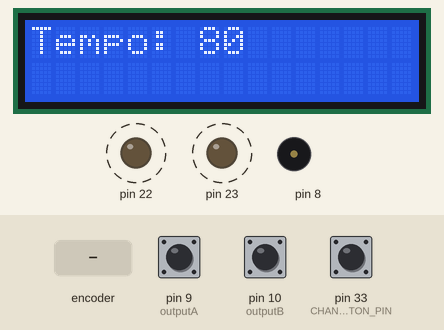
A sketch run on a simulated Arduino Mega 2560, built with avr-gcc and run on an emulated ATmega2560. Shown: 16×2 character LCD, output pins drawn as LEDs (lit = HIGH), buzzer (waves = sounding). Dashed ring = blinking. The inputs (shaded band) are chosen by the test bench; at power-on: pin 33 (CHANNEL_ONE_BUTTON_PIN) HIGH, pin 9 (outputA) HIGH, pin 10 (outputB) HIGH.

Above: at 1.2 s.
1.3 s: pin 33 (CHANNEL_ONE_BUTTON_PIN) pulled LOW for 0.15 s
At 1.47 s:
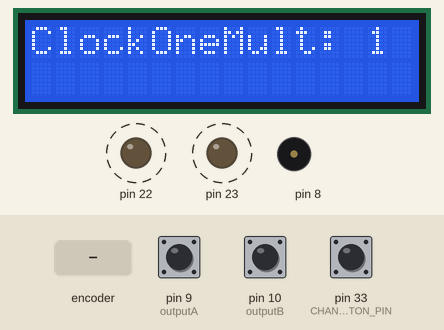
2.0 s: rotary encoder on pin 9 (outputA) / pin 10 (outputB) turned 1 step (first pin leading)
At 2.43 s:
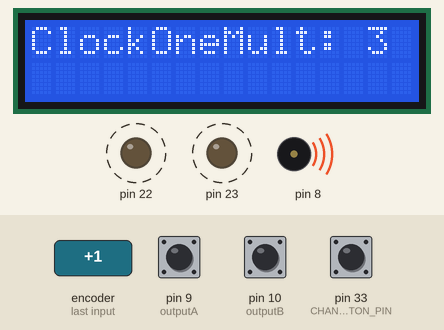
5.2 s: pin 33 (CHANNEL_ONE_BUTTON_PIN) pulled LOW for 1 s
At 5.77 s:
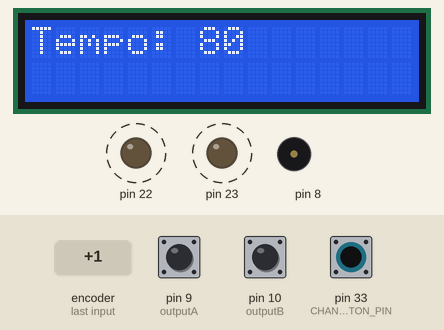
6.8 s: rotary encoder on pin 9 (outputA) / pin 10 (outputB) turned 1 step (first pin leading)
At 8.37 s:
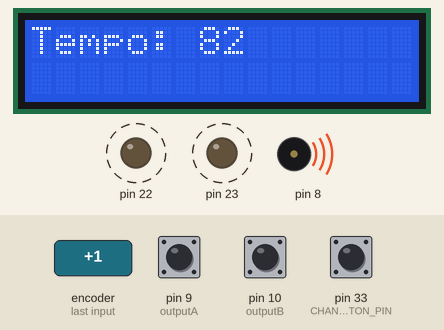
8.5 s: pin 33 (CHANNEL_ONE_BUTTON_PIN) pulsed LOW 5 times (0.12 s each, 0.3 s apart)
At 10.16 s:
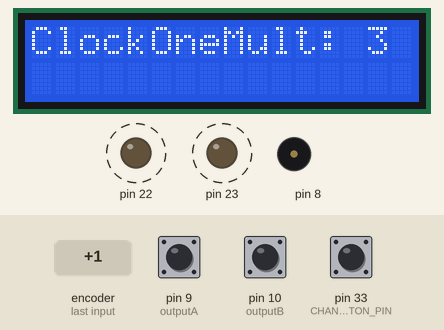
Timing chart, 0 to 12.5 s (numbered marks = the images above; inputs shaded):
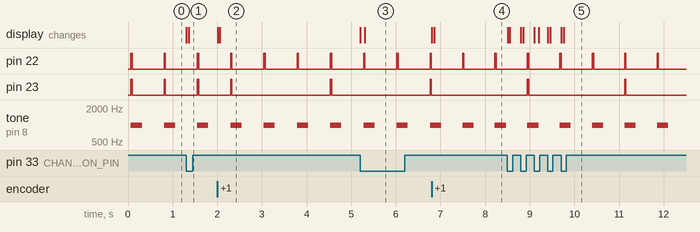

The sketch:

Metronome.ino
```cpp
#include "Arduino.h"
#include "uClock.h"
#include <LiquidCrystal.h>

//State Machine
const int MASTER_STATE = 0;
const int CHANNEL_ONE_STATE = 1;
const int CHANNEL_TWO_STATE = 2;
const int CHANNEL_THREE_STATE = 3;
const int CHANNEL_FOUR_STATE = 4;
const int CHANNEL_FIVE_STATE = 5;
const int CHANNEL_SIX_STATE = 6;

int currentState;

//State Change Detections
const int CHANNEL_ONE_BUTTON_PIN = 33;
int channelOneButtonState = 0;
int lastChannelOneButtonState = 0;


//LCD Display
const int rs = 12, en = 11, d4 = 5, d5 = 4, d6 = 3, d7 = 2;
LiquidCrystal lcd(rs, en, d4, d5, d6, d7);

//Rotary Encoder
#define outputA 9
#define outputB 10
int counter = 0;
int aState;
int aLastState;

// MIDI clock, start and stop byte definitions - based on MIDI 1.0 Standards.
#define MIDI_CLOCK 0xF8
#define MIDI_START 0xFA
#define MIDI_STOP  0xFC

#define PROPER_BPM_RES  24


//Tempo and Clock Mults/Divs
int masterTempo = 80;
int clockOneCalculation = 1;

int ppqnCount;


// The callback function wich will be called by Clock each Pulse of 96PPQN clock resolution.
//PPQN is Pulse Per Quarter Note
//Resolution of 96 per quarter note means when I divide
//by 4, I can get an accurate representation of BPM
void ClockOut96PPQN(uint32_t * tick)
{
  // Send MIDI_CLOCK to external gears
  //Serial.write(MIDI_CLOCK);
  //PPQN is Pulse Per Quarter Note
  //Resolution of 96 per quarter note means when I divide
  //by 4, I can get an accurate representation of BPM
  if(ppqnCount % PROPER_BPM_RES == 0) {
    tone(8, 1000, 250);
    digitalWrite(22, HIGH);
  } else {
    digitalWrite(22, LOW);
  }
  if(ppqnCount % (PROPER_BPM_RES*clockOneCalculation) == 0) {
      digitalWrite(23, HIGH);
  } else {
    digitalWrite(23, LOW);
  }
  ppqnCount++;
}

// The callback function wich will be called when clock starts by using Clock.start() method.
void onClockStart()
{
  //Serial.write(MIDI_START);
}

// The callback function wich will be called when clock stops by using Clock.stop() method.
void onClockStop()
{
  //Serial.write(MIDI_STOP);
}

void setup()
{

  //LCD DIsplay
  // set up the LCD's number of columns and rows:
  lcd.begin(16, 2);
  // Print a message to the LCD.
  lcd.print("Tempo: " + String(masterTempo));

  //Rotary Encoder
  pinMode (outputA,INPUT);
  pinMode (outputB,INPUT);
  aLastState = digitalRead(outputA);

  ppqnCount=0;
  pinMode(22, OUTPUT);
  pinMode(23, OUTPUT);

  //State Machine
  currentState = MASTER_STATE;

  pinMode(CHANNEL_ONE_BUTTON_PIN, INPUT);

  // Initialize serial communication at 31250 bits per second, the default MIDI serial speed communication:
  Serial.begin(9600);

  // Inits the clock
  uClock.init();
  // Set the callback function for the clock output to send MIDI Sync message.
  uClock.setClock96PPQNOutput(ClockOut96PPQN);
  // Set the callback function for MIDI Start and Stop messages.
  uClock.setOnClockStartOutput(onClockStart);
  uClock.setOnClockStopOutput(onClockStop);
  // Set the clock BPM to 126 BPM
  uClock.setTempo(masterTempo);

  // Starts the clock, tick-tac-tick-tac...
  uClock.start();

}

// Do it whatever to interface with Clock.stop(), Clock.start(), Clock.setTempo() and integrate your environment...
void loop()
{

  //ChannelOneButtonState
  channelOneButtonState = digitalRead(CHANNEL_ONE_BUTTON_PIN);
  if(lastChannelOneButtonState == HIGH && channelOneButtonState == LOW) {
    if(currentState == MASTER_STATE) {
      currentState = CHANNEL_ONE_STATE;
      lcd.clear();
    } else {
      currentState = MASTER_STATE;
      lcd.clear();
    }
    delay(50);
  }
  lastChannelOneButtonState = channelOneButtonState;


  //Rotary Encoder
  aState = digitalRead(outputA);
  if (aState != aLastState){
     // If the outputB state is different to the outputA state, that means the encoder is rotating clockwise
     if (digitalRead(outputB) != aState) {
      switch(currentState) {
        case MASTER_STATE :
          if(masterTempo <= 150){
            masterTempo ++;
          }
          break;
         case CHANNEL_ONE_STATE :
          if(clockOneCalculation <= 16) {
            clockOneCalculation++;
          }
          break;
      }
     } else {
       switch(currentState) {
        case MASTER_STATE :
          if(masterTempo >= 20){
            masterTempo--;
          }
          break;
         case CHANNEL_ONE_STATE :
          if(clockOneCalculation >= 1) {
            clockOneCalculation--;
          }
          break;
      }
     }
     lcd.clear();
   }
   aLastState = aState; // Updates the previous state of the outputA with the current state
  uClock.setTempo(masterTempo);

  updateLCD();
}

void updateLCD() {
  //LCD Display
  // Turn on the display:
  // set the cursor to column 0, line 1
  // (note: line 1 is the second row, since counting begins with 0):
  lcd.setCursor(0, 0);
  // print the number of seconds since reset:
  if(currentState == MASTER_STATE) {
    lcd.print("Tempo: " + String(masterTempo));
  } else if(currentState == CHANNEL_ONE_STATE) {
    lcd.print("ClockOneMult: " + String(clockOneCalculation));
  }

}
```

uClock.cpp
```cpp
// (licence header left out)
#include "uClock.h"

namespace umodular { namespace clock {

static inline uint32_t phase_mult(uint32_t val)
{
	return (val * PHASE_FACTOR) >> 8;
}

static inline uint16_t clock_diff(uint16_t old_clock, uint16_t new_clock)
{
	if (new_clock >= old_clock) {
		return new_clock - old_clock;
	} else {
		return new_clock + (65535 - old_clock);
	}
}

uClockClass::uClockClass()
{
	init();
	mode = INTERNAL_CLOCK;
	state = PAUSED;
	setTempo(120);

	onClock96PPQNCallback = NULL;
	onClock32PPQNCallback = NULL;
	onClock16PPQNCallback = NULL;
	onClockStartCallback = NULL;
	onClockStopCallback = NULL;
}

void uClockClass::init()
{
	uint8_t tmpSREG;

	state = PAUSED;
	counter = 0;
	last_clock = 0;
	div96th_counter = 0;
	div32th_counter = 0;
	div16th_counter = 0;
	mod6_counter = 0;
	indiv96th_counter = 0;
	inmod6_counter = 0;
	pll_x = 220;
	start_timer = 0;

	//
	// Configure timers and prescale
	// Timmer1: ATMega128, ATMega328, AtMega16U4 and AtMega32U4
	tmpSREG = SREG;
	cli();
	TCCR1A = _BV(WGM10);
	TCCR1B = _BV(CS10) | _BV(WGM12); // every cycle
	TIMSK1 |= _BV(TOIE1);
	SREG = tmpSREG;
}

void uClockClass::start()
{
	start_timer = millis();

	if (onClockStartCallback) {
		onClockStartCallback();
	}

	if (mode == INTERNAL_CLOCK) {
		state = STARTED;
		mod6_counter = 0;
		div96th_counter = 0;
		div32th_counter = 0;
		div16th_counter = 0;
	} else {
	//if (mode == EXTERNAL_CLOCK) {
		init();
		state = STARTING;
		mod6_counter = 0;
		div96th_counter = 0;
		div32th_counter = 0;
		div16th_counter = 0;
		counter = 0;
	}
}

void uClockClass::stop()
{
	state = PAUSED;
	counter = 0;
	last_clock = 0;
	div96th_counter = 0;
	div32th_counter = 0;
	div16th_counter = 0;
	mod6_counter = 0;
	indiv96th_counter = 0;
	inmod6_counter = 0;
	pll_x = 220;
	start_timer = 0;

	if (onClockStopCallback) {
		onClockStopCallback();
	}
}

void uClockClass::pause()
{
	//if (mode == INTERNAL_CLOCK) {
		if (state == PAUSED) {
			start();
		} else {
			stop();
		}
	//}
}

void uClockClass::setTempo(uint16_t _tempo)
{
	if (mode == EXTERNAL_CLOCK) {
		return;
	}

	if (tempo == _tempo) {
		return;
	}

	if (_tempo > 300 || _tempo == 0) {
		return;
	}

	uint8_t tmpSREG = SREG;
	cli();
	tempo = _tempo;
	interval = (uint32_t)((uint32_t)156250 / tempo) - 16;
	SREG = tmpSREG;
}

uint16_t uClockClass::getTempo()
{
	return tempo;
}

uint8_t uClockClass::getMode()
{
	return mode;
}

void uClockClass::setMode(uint8_t tempo_mode)
{
	mode = tempo_mode;
}

void uClockClass::clockMe()
{
	if (mode == EXTERNAL_CLOCK) {
		handleClock();
	}
}

// TODO: Tap stuff
void uClockClass::tap()
{
	// tap me
}

// TODO: Shuffle stuff
void uClockClass::shuffle()
{
	// shuffle me
}

void uClockClass::handleClock()
{
	uint16_t cur_clock = _clock;
	uint16_t diff;

	if (cur_clock > last_clock) {
		diff = cur_clock - last_clock;
	} else {
		diff = cur_clock + (65535 - last_clock);
	}

	last_interval = diff;
	last_clock = cur_clock;
	indiv96th_counter++;
	inmod6_counter++;

	if (inmod6_counter == 6) {
		inmod6_counter = 0;
	}

	switch (state) {

		case PAUSED:
			break;

		case STARTING:
			state = STARTED;
			break;

		case STARTED:
			if (indiv96th_counter == 2) {
				interval = diff;
			} else {
				interval = (((uint32_t)interval * (uint32_t)pll_x) + (uint32_t)(256 - pll_x) * (uint32_t)diff) >> 8;
			}
			tempo = (uint16_t)(156250 / (interval + 16));
			break;

	}

}

void uClockClass::handleTimerInt()
{
	if (counter == 0) {

		counter = interval;

		if (onClock96PPQNCallback) {
			onClock96PPQNCallback(&div96th_counter);
		}

		if (mod6_counter == 0) {
			if (onClock32PPQNCallback) {
				onClock32PPQNCallback(&div32th_counter);
			}
			if (onClock16PPQNCallback) {
				onClock16PPQNCallback(&div16th_counter);
			}
			div16th_counter++;
			div32th_counter++;
		}

		if (mod6_counter == 3) {
			if (onClock32PPQNCallback) {
				onClock32PPQNCallback(&div32th_counter);
			}
			div32th_counter++;
		}

		div96th_counter++;
		mod6_counter++;

		if (mode == EXTERNAL_CLOCK) {
			uint16_t cur_clock = _clock;
			uint16_t diff = clock_diff(last_clock, cur_clock);
			if ((div96th_counter < indiv96th_counter) || (div96th_counter > (indiv96th_counter + 1))) {
				div96th_counter = indiv96th_counter;
				mod6_counter = inmod6_counter;
			}
			if (div96th_counter <= indiv96th_counter) {
				counter -= phase_mult(diff);
			} else {
				if (counter > diff) {
					counter += phase_mult(counter - diff);
				}
			}
		}

		if (mod6_counter == 6) {
			mod6_counter = 0;
		}

	} else {
		counter--;
	}

}

// elapsed time support
uint8_t uClockClass::getNumberOfSeconds(uint32_t time)
{
	if ( time == 0 ) {
		return time;
	}
	return ((_timer - time) / 1000) % SECS_PER_MIN;
}

uint8_t uClockClass::getNumberOfMinutes(uint32_t time)
{
	if ( time == 0 ) {
		return time;
	}
	return (((_timer - time) / 1000) / SECS_PER_MIN) % SECS_PER_MIN;
}

uint8_t uClockClass::getNumberOfHours(uint32_t time)
{
	if ( time == 0 ) {
		return time;
	}
	return (((_timer - time) / 1000) % SECS_PER_DAY) / SECS_PER_HOUR;
}

uint8_t uClockClass::getNumberOfDays(uint32_t time)
{
	if ( time == 0 ) {
		return time;
	}
	return ((_timer - time) / 1000) / SECS_PER_DAY;
}

uint32_t uClockClass::getNowTimer()
{
	return _timer;
}

uint32_t uClockClass::getPlayTime()
{
	return start_timer;
}

} } // end namespace umodular::clock

umodular::clock::uClockClass uClock;

volatile uint16_t _clock = 0;
volatile uint32_t _timer = 0;

//
// TIMER1 HANDLER INTERRUPT
//
ISR(TIMER1_OVF_vect)
{
	// global timer counter
	_timer = millis();

	if (uClock.state == umodular::clock::STARTED) {
		_clock++;
		uClock.handleTimerInt();
	}
}
```

uClock.h
```cpp
// (licence header left out)
#ifndef __U_CLOCK_H__
#define __U_CLOCK_H__

#include <Arduino.h>
#include <inttypes.h>

#define PHASE_FACTOR 16

#define SECS_PER_MIN  (60UL)
#define SECS_PER_HOUR (3600UL)
#define SECS_PER_DAY  (SECS_PER_HOUR * 24L)

namespace umodular { namespace clock {

enum {
	PAUSED = 0,
	STARTING,
	STARTED
} state;

enum {
	INTERNAL_CLOCK = 0,
	EXTERNAL_CLOCK
} mode;

class uClockClass {

	private:

		void (*onClock96PPQNCallback)(uint32_t * tick);
		void (*onClock32PPQNCallback)(uint32_t * tick);
		void (*onClock16PPQNCallback)(uint32_t * tick);
		void (*onClockStartCallback)();
		void (*onClockStopCallback)();

		uint32_t div96th_counter;
		uint32_t div32th_counter;
		uint32_t div16th_counter;
		uint8_t mod6_counter;
		uint8_t inmod6_counter;
		uint16_t interval;
		uint16_t counter;
		uint16_t last_clock;
		uint16_t last_interval;
		uint32_t indiv96th_counter;
		uint16_t pll_x;
		uint16_t tempo;
		uint32_t start_timer;
		uint8_t mode;

	public:

		uint8_t state;

		uClockClass();

		void setClock96PPQNOutput(void (*callback)(uint32_t * tick)) {
			onClock96PPQNCallback = callback;
		}

		void setClock32PPQNOutput(void (*callback)(uint32_t * tick)) {
			onClock32PPQNCallback = callback;
		}

		void setClock16PPQNOutput(void (*callback)(uint32_t * tick)) {
			onClock16PPQNCallback = callback;
		}

		void setOnClockStartOutput(void (*callback)()) {
			onClockStartCallback = callback;
		}

		void setOnClockStopOutput(void (*callback)()) {
			onClockStopCallback = callback;
		}

		void init();
		void handleClock();
		void handleTimerInt();

		// external class control
		void start();
		void stop();
		void pause();
		void setTempo(uint16_t tempo);
		uint16_t getTempo();

		// external timming control
		void setMode(uint8_t tempo_mode);
		uint8_t getMode();
		void clockMe();

		// todo!
		void shuffle();
		void tap();

		// elapsed time support
		uint8_t getNumberOfSeconds(uint32_t time);
		uint8_t getNumberOfMinutes(uint32_t time);
		uint8_t getNumberOfHours(uint32_t time);
		uint8_t getNumberOfDays(uint32_t time);
		uint32_t getNowTimer();
		uint32_t getPlayTime();

};

} } // end namespace umodular::clock

extern umodular::clock::uClockClass uClock;

extern "C" {
	extern volatile uint16_t _clock;
	extern volatile uint32_t _timer;
}

#endif /* __U_CLOCK_H__ */
```

Measured:
- after the input at 1.3 s, the display: first changes at once (image 1 shows a later state)
- after the input at 2.0 s, pin 23: LOW → HIGH after 2.5 s, → LOW 0.03 s later; the display: first changes at once (image 2 shows a later state)
- after the input at 5.2 s, the display: first changes at once (image 3 shows a later state)
- after the input at 6.8 s, the display: first changes at once (image 4 shows a later state)
- after the input at 8.5 s, the display: first changes at once (image 5 shows a later state)
- by itself, pin 22: alternates HIGH for 0.03 s and LOW for 0.70 s
- by itself, pin 23: alternates HIGH for 0.03 s and LOW for 0.71 s
- by itself, tone on pin 8: alternates 1000 Hz for 0.25 s and silent for 0.48 s
